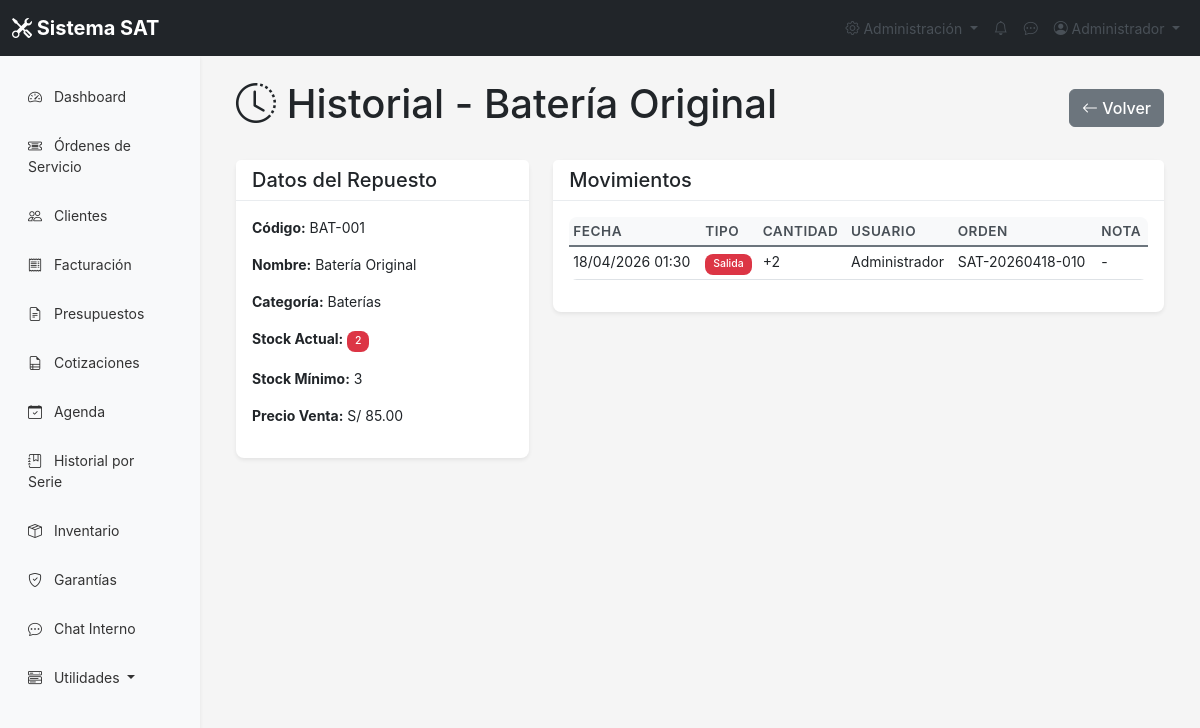
The app's page /inventario/historial.php?id=4 (signed in), older data.
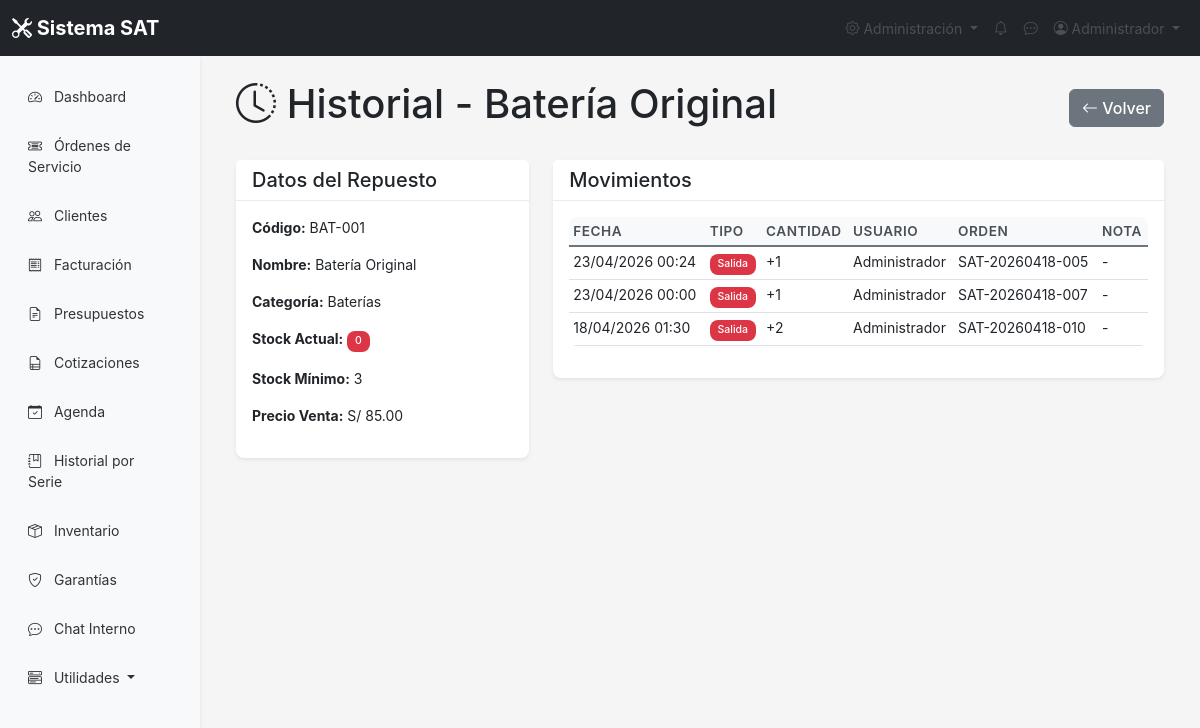
The same page, newer data.
### tables this page shows
CREATE TABLE IF NOT EXISTS `repuestos` (
  `id` int NOT NULL AUTO_INCREMENT,
  `codigo` varchar(50) NOT NULL,
  `nombre` varchar(100) NOT NULL,
  `descripcion` text,
  `categoria` varchar(50) DEFAULT NULL,
  `marca_compatible` varchar(100) DEFAULT NULL,
  `modelo_compatible` varchar(100) DEFAULT NULL,
  `stock` int DEFAULT '0',
  `stock_minimo` int DEFAULT '5',
  `precio_compra` decimal(10,2) DEFAULT NULL,
  `precio_venta` decimal(10,2) DEFAULT NULL,
  `ubicacion` varchar(50) DEFAULT NULL,
  `estado` enum('activo','inactivo','descontinuado') DEFAULT 'activo',
  `sucursal_id` int DEFAULT NULL,
  PRIMARY KEY (`id`),
  UNIQUE KEY `codigo` (`codigo`)
);

CREATE TABLE IF NOT EXISTS `movimientos_inventario` (
  `id` int NOT NULL AUTO_INCREMENT,
  `repuesto_id` int NOT NULL,
  `tipo` enum('entrada','salida','ajuste') NOT NULL,
  `cantidad` int NOT NULL,
  `orden_id` int DEFAULT NULL,
  `usuario_id` int DEFAULT NULL,
  `nota` text,
  `fecha` datetime DEFAULT CURRENT_TIMESTAMP,
  PRIMARY KEY (`id`),
  KEY `repuesto_id` (`repuesto_id`),
  KEY `orden_id` (`orden_id`),
  KEY `usuario_id` (`usuario_id`)
);

CREATE TABLE IF NOT EXISTS `usuarios` (
  `id` int NOT NULL AUTO_INCREMENT,
  `nombre` varchar(100) NOT NULL,
  `email` varchar(100) NOT NULL,
  `password` varchar(255) NOT NULL,
  `rol` enum('admin','tecnico','ventas') DEFAULT 'tecnico',
  `telefono` varchar(20) DEFAULT NULL,
  `fecha_creacion` timestamp NULL DEFAULT CURRENT_TIMESTAMP,
  `estado` enum('activo','inactivo') DEFAULT 'activo',
  `comision_venta` decimal(5,2) DEFAULT '10.00',
  `comision_presentismo` decimal(5,2) DEFAULT '5.00',
  `comision_especial` decimal(5,2) DEFAULT '15.00',
  `two_factor_secret` varchar(32) DEFAULT NULL,
  `two_factor_enabled` tinyint(1) DEFAULT '0',
  PRIMARY KEY (`id`),
  UNIQUE KEY `email` (`email`)
);

CREATE TABLE IF NOT EXISTS `ordenes_servicio` (
  `id` int NOT NULL AUTO_INCREMENT,
  `codigo` varchar(20) NOT NULL,
  `equipo_id` int NOT NULL,
  `tecnico_id` int DEFAULT NULL,
  `cliente_id` int NOT NULL,
  `estado` enum('recibido','en_diagnostico','en_reparacion','esperando_repuestos','reparado','entregado','cancelado') DEFAULT 'recibido',
  `prioridad` enum('baja','normal','alta','urgente') DEFAULT 'normal',
  `diagnostico` text,
  `solucion` text,
  `observaciones` text,
  `fecha_ingreso` datetime DEFAULT CURRENT_TIMESTAMP,
  `fecha_diagnostico` datetime DEFAULT NULL,
  `fecha_reparacion` datetime DEFAULT NULL,
  `fecha_entrega` datetime DEFAULT NULL,
  `tiempo_estimado` int DEFAULT NULL,
  `costo_diagnostico` decimal(10,2) DEFAULT '0.00',
  `costo_reparacion` decimal(10,2) DEFAULT '0.00',
  `costo_total` decimal(10,2) DEFAULT '0.00',
  `nota_cliente` text,
  `estado_orden` enum('abierta','cerrada','cancelada') DEFAULT 'abierta',
  `sucursal_id` int DEFAULT NULL,
  PRIMARY KEY (`id`),
  UNIQUE KEY `codigo` (`codigo`),
  KEY `equipo_id` (`equipo_id`),
  KEY `tecnico_id` (`tecnico_id`),
  KEY `cliente_id` (`cliente_id`)
);

### include/funciones.php (called while the page is built, shortened)
<?php
require_once __DIR__ . '/../config/config.php';
function getRepuestoById($id) {
    $conn = getConnection();
    $stmt = $conn->prepare("SELECT * FROM repuestos WHERE id = ?");
    $stmt->bind_param("i", $id);
    $stmt->execute();
    return $stmt->get_result()->fetch_assoc();
}
function getMovimientosRepuesto($repuesto_id) {
    $conn = getConnection();
    $stmt = $conn->prepare("SELECT m.*, u.nombre as usuario_nombre, o.codigo as orden_codigo FROM movimientos_inventario m LEFT JOIN usuarios u ON m.usuario_id = u.id LEFT JOIN ordenes_servicio o ON m.orden_id = o.id WHERE m.repuesto_id = ? ORDER BY m.fecha DESC");
    $stmt->bind_param("i", $repuesto_id);
    $stmt->execute();
    return $stmt->get_result();
}
?>

### config/config.php (called while the page is built, shortened)
<?php
function formatMoney($amount) {
    return 'S/ ' . number_format($amount, 2);
}
?>

### inventario/historial.php (the view, shortened to what this page needs)
<?php
require_once '../config/config.php';
require_once '../include/funciones.php';
require_once '../include/header.php';
$id = $_GET['id'] ?? 0;
$repuesto = getRepuestoById($id);
$movimientos = getMovimientosRepuesto($id);
?>
<div class="container-fluid">
    <div class="d-flex justify-content-between align-items-center mb-4">
        <h1><i class="bi bi-clock-history"></i> Historial - <?= htmlspecialchars($repuesto['nombre']) ?></h1>
        <a href="listar.php" class="btn btn-secondary">
            <i class="bi bi-arrow-left"></i> Volver
        </a>
    </div>
    <div class="row">
        <div class="col-md-4">
            <div class="card mb-4">
                <div class="card-header">
                    <h5 class="mb-0">Datos del Repuesto</h5>
                </div>
                <div class="card-body">
                    <p><strong>Código:</strong> <?= htmlspecialchars($repuesto['codigo']) ?></p>
                    <p><strong>Nombre:</strong> <?= htmlspecialchars($repuesto['nombre']) ?></p>
                    <p><strong>Categoría:</strong> <?= htmlspecialchars($repuesto['categoria'] ?? '-') ?></p>
                    <p><strong>Stock Actual:</strong>
                        <?php if ($repuesto['stock'] <= $repuesto['stock_minimo']): ?>
                        <span class="badge bg-danger"><?= $repuesto['stock'] ?></span>
                        <?php else: ?>
                        <span class="badge bg-success"><?= $repuesto['stock'] ?></span>
                        <?php endif; ?>
                    </p>
                    <p><strong>Stock Mínimo:</strong> <?= $repuesto['stock_minimo'] ?></p>
                    <p><strong>Precio Venta:</strong> <?= formatMoney($repuesto['precio_venta']) ?></p>
                </div>
            </div>
        </div>
        <div class="col-md-8">
            <div class="card">
                <div class="card-header">
                    <h5 class="mb-0">Movimientos</h5>
                </div>
                <div class="card-body">
                    <div class="table-responsive">
                        <table class="table table-sm">
                            <thead>
                                <tr>
                                    <th>Fecha</th>
                                    <th>Tipo</th>
                                    <th>Cantidad</th>
                                    <th>Usuario</th>
                                    <th>Orden</th>
                                    <th>Nota</th>
                                </tr>
                            </thead>
                            <tbody>
                                <?php while ($mov = $movimientos->fetch_assoc()): ?>
                                <tr>
                                    <td><?= date('d/m/Y H:i', strtotime($mov['fecha'])) ?></td>
                                    <td>
                                        <span class="badge bg-<?= $mov['tipo'] === 'entrada' ? 'success' : ($mov['tipo'] === 'salida' ? 'danger' : 'warning') ?>">
                                            <?= ucfirst($mov['tipo']) ?>
                                        </span>
                                    </td>
                                    <td><?= $mov['cantidad'] > 0 ? '+' : '' ?><?= $mov['cantidad'] ?></td>
                                    <td><?= htmlspecialchars($mov['usuario_nombre'] ?? '-') ?></td>
                                    <td><?= htmlspecialchars($mov['orden_codigo'] ?? '-') ?></td>
                                    <td><?= htmlspecialchars($mov['nota'] ?? '-') ?></td>
                                </tr>
                                <?php endwhile; ?>
                            </tbody>
                        </table>
                    </div>
                </div>
            </div>
        </div>
    </div>
</div>
<?php require_once '../include/footer.php'; ?>

Row changes from the older to the newer data that the page shows:
changed repuestos "Batería Original": stock "2" → "0"
added movimientos_inventario: fecha "23/04/2026 00:24", tipo "Salida", cantidad "1", usuario.nombre "Administrador", ordenes_servicio.codigo "SAT-20260418-005", nota "-"
added movimientos_inventario: fecha "23/04/2026 00:00", tipo "Salida", cantidad "1", usuario.nombre "Administrador", ordenes_servicio.codigo "SAT-20260418-007", nota "-"
